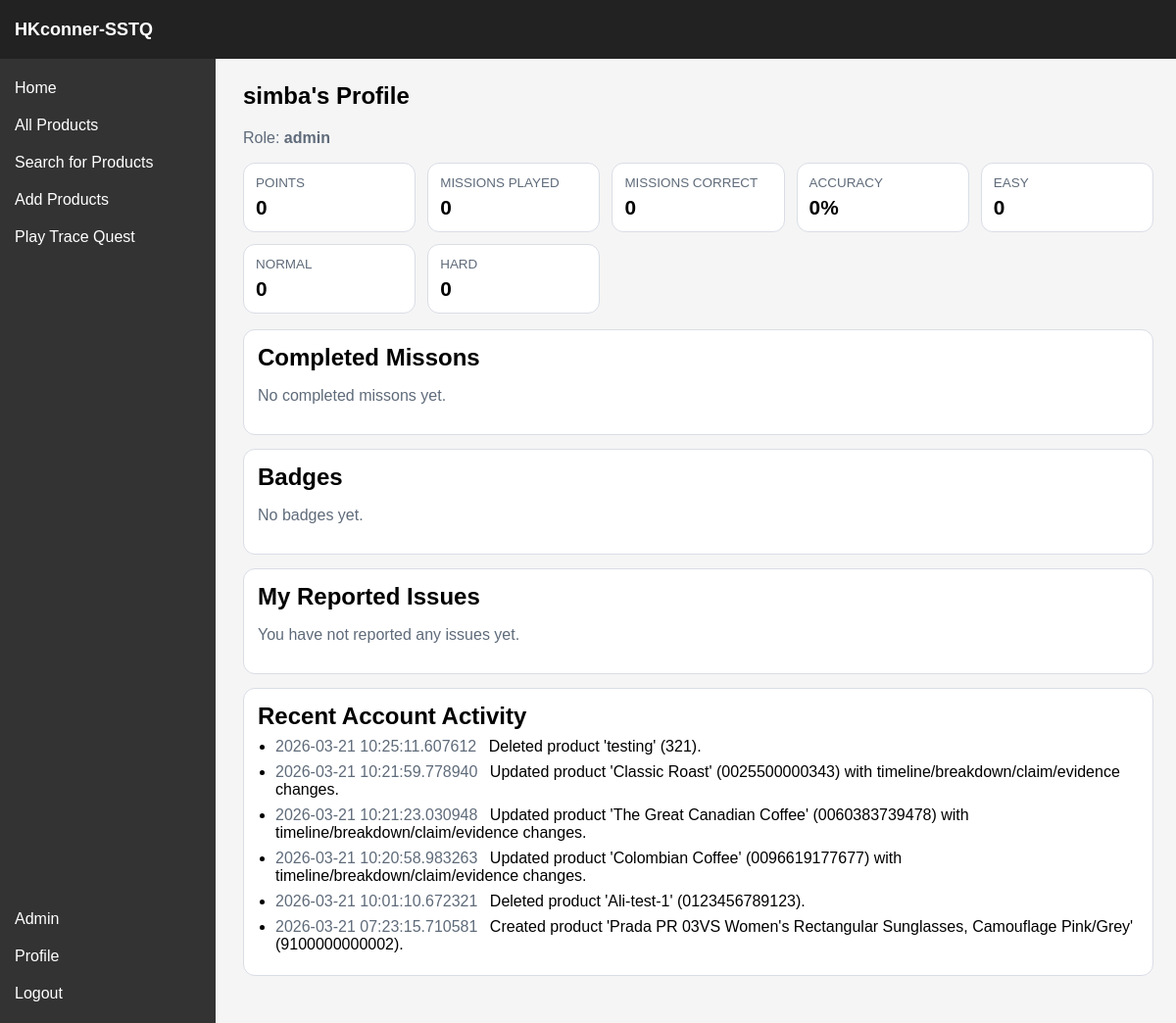
/profile (signed in), run on an earlier commit of the app's database.
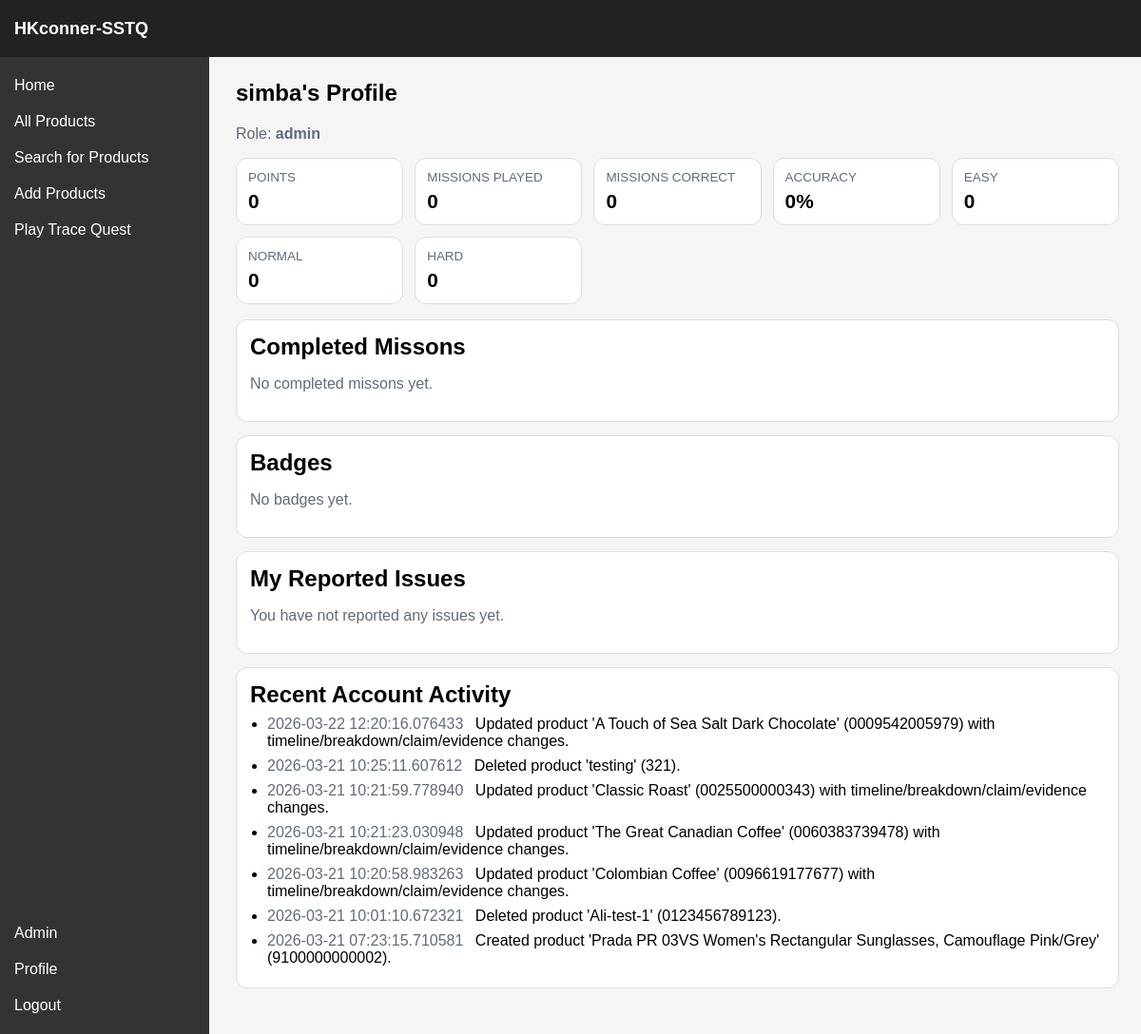
And on a later commit of the database.
### sstq/models.py (models this page shows, shortened)
class ChangeLog(db.Model):
    __tablename__ = "changelogs"
    log_id = db.Column(db.Integer, primary_key=True)
    user_id = db.Column(db.Integer, db.ForeignKey("users.user_id"), nullable=False)
    timestamp = db.Column(db.DateTime, default=lambda: datetime.now(timezone.utc), nullable=False)
    change_summary = db.Column(db.String(512), nullable=False)
    user = db.relationship("User", backref="changelogs")

### sstq/routes/profile.py (the view)
@profile_bp.route("/profile", methods=["GET"])
@login_required
def profile():
    player = Player.query.filter_by(user_id=current_user.user_id).first()
    missions = []
    badges = []
    mission_runs = []
    progress = {
        "points": 0,
        "missions_total": 0,
        "missions_correct": 0,
        "accuracy": 0,
        "tier_counts": {"easy": 0, "normal": 0, "hard": 0},
    }
    if player:
        missions = (
            Mission.query.filter_by(player_id=player.player_id)
            .order_by(Mission.mission_id.desc())
            .all()
        )
        badges = (
            Badge.query.filter_by(player_id=player.player_id)
            .order_by(Badge.badge_id.desc())
            .all()
        )
        missions_correct = sum(
            1
            for mission in missions
            if (mission.player_answer or "").strip().lower() == (mission.answer or "").strip().lower()
        )
        tier_counts = {
            "easy": 0,
            "normal": 0,
            "hard": 0,
        }
        for mission in missions:
            tier_counts[TIER_MAP.get((mission.tier or "").lower(), "easy")] += 1
        progress = {
            "points": player.points,
            "missions_total": len(missions),
            "missions_correct": missions_correct,
            "accuracy": round((missions_correct / len(missions)) * 100, 1) if missions else 0,
            "tier_counts": tier_counts,
        }
        mission_runs = (
            Mission.query.filter(
                Mission.player_id == player.player_id,
                Mission.mission_group_id.isnot(None),
                Mission.question_number == 1,
                Mission.completed_at.isnot(None),
            )
            .order_by(Mission.completed_at.desc(), Mission.mission_id.desc())
            .limit(12)
            .all()
        )
    my_issues = (
        Issue.query.filter_by(user_id=current_user.user_id)
        .order_by(Issue.issue_id.desc())
        .limit(20)
        .all()
    )
    my_changes = (
        ChangeLog.query.filter_by(user_id=current_user.user_id)
        .order_by(ChangeLog.timestamp.desc())
        .limit(20)
        .all()
    )
    issue_status_breakdown = dict(
        db.session.query(Issue.status, db.func.count(Issue.issue_id))
        .filter(Issue.user_id == current_user.user_id)
        .group_by(Issue.status)
        .all()
    )
    return render_template(
        "profile.html",
        player=player,
        missions=missions,
        mission_runs=mission_runs,
        badges=badges,
        progress=progress,
        my_issues=my_issues,
        my_changes=my_changes,
        issue_status_breakdown=issue_status_breakdown,
    )

### sstq/models.py (called while the page is built)
    @property
    def is_verifier(self):
        return self.role == "verifier"

    @property
    def is_admin(self):
        return self.role == "admin"

### sstq/routes/auth.py (called while the page is built)
@login_manager.user_loader
def load_user(user_id):
    return db.session.get(User, int(user_id))

### sstq/templates/profile.html (shortened to what the changed rows need)
{% extends "base.html" %}
{% block custom_css %}<link rel="stylesheet" href="{{ url_for('static', filename='css/profile.css') }}">{% endblock %}
{% block content %}
<section class="profile-page">
    <h1>{{ current_user.username }}'s Profile</h1>
    <section class="panel">
        <h2>Completed Missons</h2>
    </section>
    <section class="panel">
        <h2>Badges</h2>
    </section>
    <section class="panel">
        <h2>My Reported Issues</h2>
    </section>
    <section class="panel">
        <h2>Recent Account Activity</h2>
        {% if my_changes %}
            <ul class="change-list">
                {% for change in my_changes %}
                    <li>
                        <span class="time">{{ change.timestamp }}</span>
                        <span>{{ change.change_summary }}</span>
                    </li>
                {% endfor %}
            </ul>
        {% else %}
            <p class="muted">No recorded changes yet.</p>
        {% endif %}
    </section>
</section>
{% endblock %}

What changed in the data, as far as the page shows it:
added ChangeLog: timestamp "2026-03-22 12:20:16.076433", change_summary "Updated product 'A Touch of Sea Salt Dark Chocolate' (0009542005979) with timeline/breakdown/claim/evidence changes."
